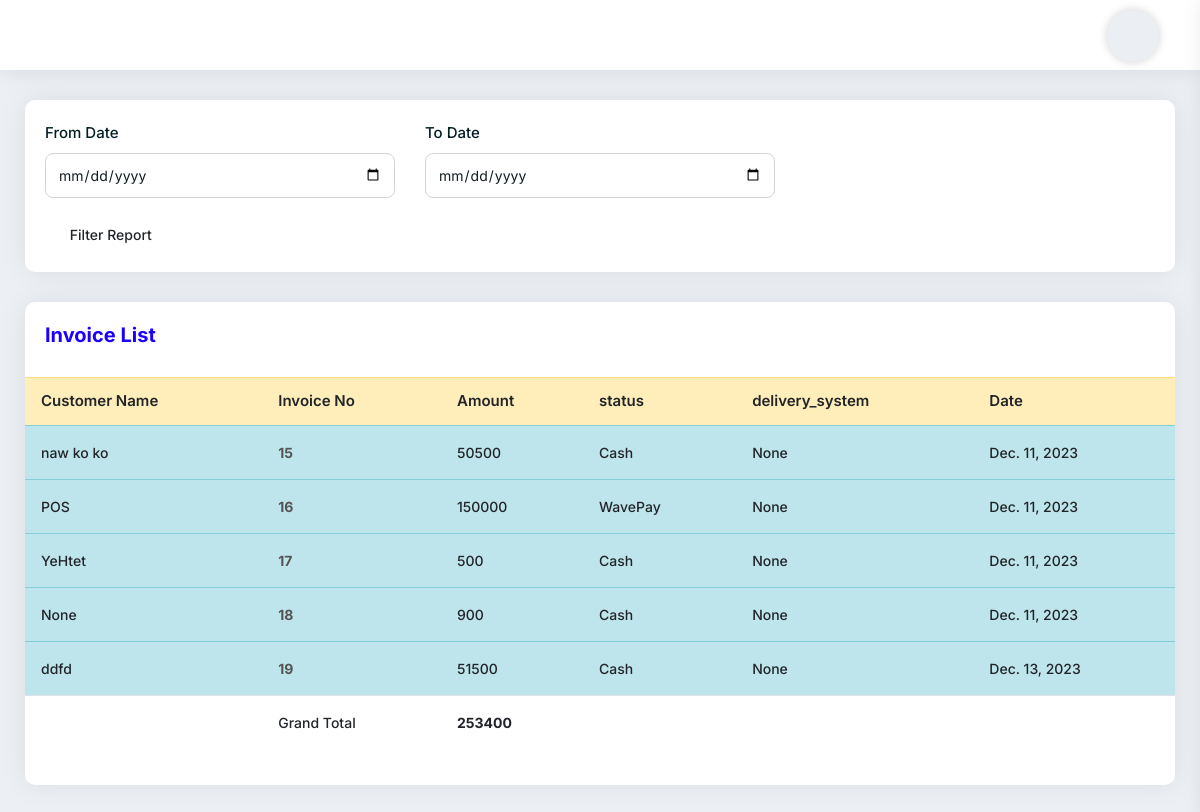
The page /SaleInvoiceReportFilter/ (signed in) on the database its author committed.
### myapp/models.py (models this page shows, shortened)
class Order(models.Model):
    cart = models.OneToOneField(Cart, on_delete=models.CASCADE)
    ordered_by = models.CharField(max_length=255,null=True, blank=True)
    shipping_address = models.CharField(max_length=255, null=True, blank=True)
    mobile = models.CharField(max_length=255,null=True, blank=True)
    email = models.EmailField(null=True, blank=True)
    subtotal = models.PositiveIntegerField()
    discount = models.PositiveIntegerField(default=0)
    total = models.PositiveIntegerField()
    tax = models.PositiveIntegerField()
    delivery_fee = models.IntegerField(default=0)
    delivery_system = models.ForeignKey(DeliverySystem, on_delete=models.CASCADE, blank=True,null=True)
    all_total = models.PositiveIntegerField()
    all_total_delivery = models.IntegerField(default=0)
    ordered_staus = models.CharField(max_length=255, choices=STATUS, default='Cash')
    payment = models.CharField(max_length=225, choices=PAYMENT_TYPE, default='Cash')
    deli_payment = models.BooleanField(default=False)
    created_at = models.DateField(auto_now_add=True)

### myapp/views.py (the view, shortened to what this page needs)
# urls.py: path('SaleInvoiceReportFilter/', SaleInvoiceReportFilter.as_view(), name='SaleInvoiceReportFilter'),
class SaleInvoiceReportFilter(View):
    def get(self,request):
        queryset = Order.objects.all()
        deli = DeliverySystem.objects.all()
        sum = queryset.aggregate(Sum('all_total'))['all_total__sum']
        context={'queryset':queryset,'sum':sum,'deli':deli}
        return render(request, 'salereportfilter.html', context)

### templates/salereportfilter.html (shortened to what this page needs)
{% extends 'base.html' %}
{% block content %}
<div class="pd-20 card-box mb-30">
    <form action="{% url 'myapp:SaleInvoiceReportFilter' %}" method="post">{% csrf_token %}
        <div class="row">
            <div class="col-md-4 col-sm-12">
                <div class="form-group">
                    <label>From Date</label>
                    <input type="date" name="fromdate" class="form-control">
                </div>
            </div>
            <div class="col-md-4 col-sm-12">
                <div class="form-group">
                    <label>To Date</label>
                    <input type="date" name="todate" class="form-control">
                </div>
            </div>
        </div>
        <button
                type="submit"
                class="btn btn-sm"
                data-bgcolor="#00b489"
                data-color="#ffffff"
        >
            <i class="icon-copy dw dw-filter-1"></i>Filter Report
        </button>
    </form>
</div>
<div class="card-box mb-30">
    <div class="pd-20">
        <h4 class="text-blue h4">Invoice List</h4>
    </div>
    <div class="pb-20">
        <table
                class="table hover data-table-export nowrap"
        >
            <thead>
            <tr class="table-warning">
                <th class="table-plus datatable-nosort">Customer Name</th>
                <th>Invoice No</th>
                <th>Amount</th>
                <th>status</th>
                <th>delivery_system</th>
                <th>Date</th>
            </tr>
            </thead>
            <tbody>
            {% for p in queryset %}
            <tr class="table-info">
                <td class="table-plus">{{p.ordered_by}}</td>
                <td><a href="{% url 'myapp:InvoiceDetailView' p.id%}"><strong>{{p.id}}</strong></a></td>
                <td>{{p.all_total_delivery}}</td>
                <td>{{p.payment}}</td>
                <td>{{p.delivery_system}}</td>
                <td>{{p.created_at}}</td>
            </tr>
            {% endfor %}
            </tbody>
            <tfoot>
            <tr>
                <td></td>
                <td>Grand Total</td>
                <td><strong>{{sum}}</strong></td>
                <td></td>
                <td></td>
                <td></td>
            </tr>
            </tfoot>
        </table>
    </div>
</div>
{% endblock content %}

### rows shown on the page
Order: ordered_by "naw ko ko", id "15", all_total_delivery "50500", payment "Cash", delivery_system "None", created_at "Dec. 11, 2023"
Order: ordered_by "POS", id "16", all_total_delivery "150000", payment "WavePay", delivery_system "None", created_at "Dec. 11, 2023"
Order: ordered_by "YeHtet", id "17", all_total_delivery "500", payment "Cash", delivery_system "None", created_at "Dec. 11, 2023"
Order: ordered_by "None", id "18", all_total_delivery "900", payment "Cash", delivery_system "None", created_at "Dec. 11, 2023"
Order: ordered_by "ddfd", id "19", all_total_delivery "51500", payment "Cash", delivery_system "None", created_at "Dec. 13, 2023"

### other values the page prints
{{ sum }} "253400"
